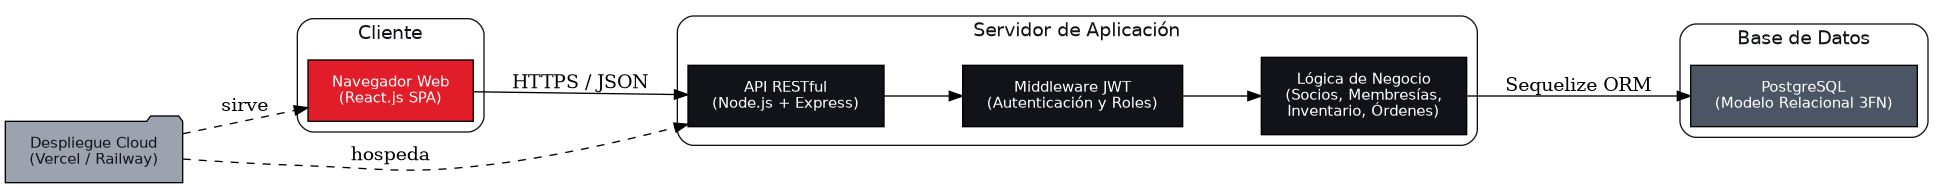

The script that drew this image:
import graphviz

g = graphviz.Digraph('Arquitectura', format='png')
g.attr(rankdir='LR', bgcolor='white', fontname='Helvetica', nodesep='0.6', ranksep='0.8')
g.attr('node', fontname='Helvetica', fontsize='11', style='filled', fontcolor='white', shape='box', margin='0.25,0.15')

with g.subgraph(name='cluster_cliente') as c:
    c.attr(label='Cliente', style='rounded', color='#111318', fontcolor='#111318')
    c.node('navegador', 'Navegador Web\n(React.js SPA)', fillcolor='#e11d2a')

with g.subgraph(name='cluster_servidor') as s:
    s.attr(label='Servidor de Aplicación', style='rounded', color='#111318', fontcolor='#111318')
    s.node('api', 'API RESTful\n(Node.js + Express)', fillcolor='#111318')
    s.node('auth', 'Middleware JWT\n(Autenticación y Roles)', fillcolor='#111318')
    s.node('logica', 'Lógica de Negocio\n(Socios, Membresías,\nInventario, Órdenes)', fillcolor='#111318')

with g.subgraph(name='cluster_datos') as d:
    d.attr(label='Base de Datos', style='rounded', color='#111318', fontcolor='#111318')
    d.node('bd', 'PostgreSQL\n(Modelo Relacional 3FN)', fillcolor='#4b5563')

g.node('cloud', 'Despliegue Cloud\n(Vercel / Railway)', shape='folder', style='filled', fillcolor='#9ca3af', fontcolor='#111318')

g.edge('navegador', 'api', label='HTTPS / JSON')
g.edge('api', 'auth')
g.edge('auth', 'logica')
g.edge('logica', 'bd', label='Sequelize ORM')
g.edge('cloud', 'navegador', style='dashed', label='sirve')
g.edge('cloud', 'api', style='dashed', label='hospeda')

g.render('arquitectura', cleanup=True)
print("ok")
